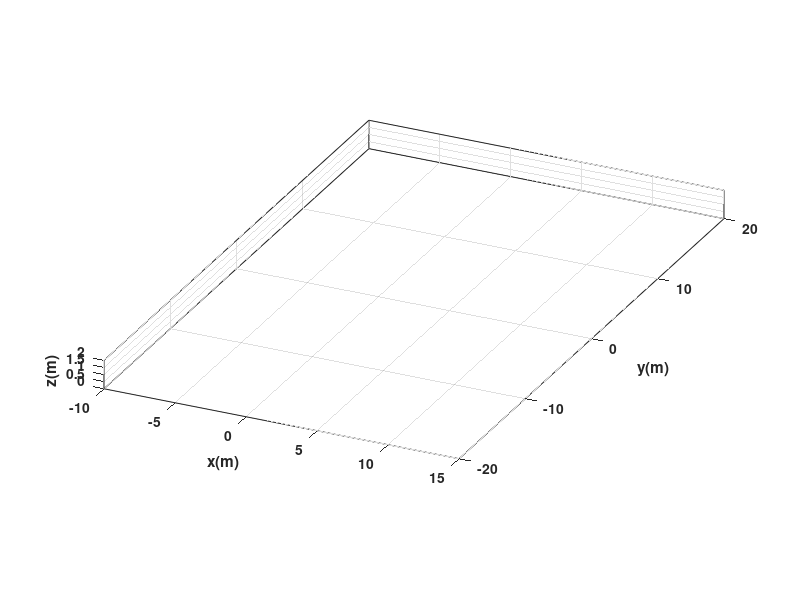

Reproduce this figure in MATLAB. (Note: this script raises an error after producing the figure.)
clear
close all
clc

%%%%%%%%%%%%%%%%%%%%%%%%%%%%%% TIEMPO %%%%%%%%%%%%%%%%%%%%%%%%%%%%%%%%%%%%%

tf = 12;             
ts = 0.1;            
t = 0: ts: tf;       
N = length(t);       

%%%%%%%%%%%%%%%%%%%%%%%% CONDICIONES INICIALES %%%%%%%%%%%%%%%%%%%%%%%%%%%%

x1 = zeros(1,N+1);  
y1 = zeros(1,N+1);  
phi = zeros(1,N+1); 

x1(1) = -6;              
y1(1) = -12;              
phi(1) = 0.4636;             

%%%%%%%%%%%%%%%%%%%%%%%%%%%% PUNTO DE CONTROL %%%%%%%%%%%%%%%%%%%%%%%%%%%%%

hx = zeros(1,N+1);  
hy = zeros(1,N+1);  

hx(1) = x1(1);
hy(1) = y1(1);

%%%%%%%%%%%%%%%%%%%%%% VELOCIDADES DE REFERENCIA %%%%%%%%%%%%%%%%%%%%%%%%%%

u = zeros(1,N); 
w = zeros(1,N); 

for k = 1:N
    
    tk = t(k);
    
    % -------- TRAMO 1 --------
    % Función y(t) = 2(t - 6)
    % Función x(t) = t - 6
    % t = [0 a 5]

    if tk <= 5
       
        dx = 1; 
        dy = 2;
        a = dy / dx;
        da = 0;
        
        u(k) = sqrt(dx^2 + dy^2);
        w(k) = (da / (1 + a^2));
        
            
    % -------- TRAMO 2 --------
    % Función y(t) = 2(t - 6) + 1
    % Función x(t) = t - 6
    % t = [5 a 7]

    elseif tk < 7
        
        dx = 1; 
        dy = 2;
        a = dy / dx;
        da = 0;
        
        u(k) = sqrt(dx^2 + dy^2);
        w(k) = (da / (1 + a^2));
    
    % -------- TRAMO 3 --------
    % Función y(t) = -(t - 6) + 4
    % Función x(t) = t - 6
    % t = [7 a 10]

    elseif tk < 10
        
        dx = 1;
        dy = -1;
        a = dy / dx;
        da = 0;
        
        u(k) = sqrt(dx^2 + dy^2);
        w(k) = (da / (1 + a^2));
            
    % -------- TRAMO 4 --------
    % Función y(t) = (t - 6) - 1 
    % Función x(t) = t - 6
    % t = [10 a infinito]
        
    else
        
        dx = 1;
        dy = 1;
        a = dy / dx;
        da = 0;

        u(k) = sqrt(dx^2 + dy^2);
        w(k) = (da / (1 + a^2));
        
    end
    
end

%%%%%%%%%%%%%%%%%%%%%%%%% BUCLE DE SIMULACION %%%%%%%%%%%%%%%%%%%%%%%%%%%%%

for k=1:N 
    
    phi(k+1)=phi(k)+w(k)*ts;
    
    xp1=u(k)*cos(phi(k+1)); 
    yp1=u(k)*sin(phi(k+1));

    x1(k+1)=x1(k) + xp1*ts; 
    y1(k+1)=y1(k) + yp1*ts; 
    
    hx(k+1)=x1(k+1); 
    hy(k+1)=y1(k+1);

end

%%%%%%%%%%%%%%%%%%%%%%%%%%%%% SIMULACION 3D %%%%%%%%%%%%%%%%%%%%%%%%%%%%%%%

scene=figure;
set(scene,'Color','white');
set(gca,'FontWeight','bold');
sizeScreen=get(0,'ScreenSize');
set(scene,'position',sizeScreen);
camlight('headlight');
axis equal;
grid on;
box on;
xlabel('x(m)'); ylabel('y(m)'); zlabel('z(m)');

view([25 25]);
axis([-10 15 -20 20 0 2]);
scale = 1;
MobileRobot_5;
H1=MobilePlot_4(x1(1),y1(1),phi(1),scale);hold on;

H2=plot3(hx(1),hy(1),0,'r','lineWidth',2);

step=1;

for k=1:step:N

    delete(H1);    
    delete(H2);
    
    H1=MobilePlot_4(x1(k),y1(k),phi(k),scale);
    H2=plot3(hx(1:k),hy(1:k),zeros(1,k),'r','lineWidth',2);
    
    pause(ts);

end

%%%%%%%%%%%%%%%%%%%%%%%%%%%%% GRAFICAS %%%%%%%%%%%%%%%%%%%%%%%%%%%%

graph=figure;
set(graph,'position',sizeScreen);

subplot(211)
plot(t,u,'b','LineWidth',2),grid on
xlabel('Tiempo [s]'),ylabel('m/s'),legend('u')

subplot(212)
plot(t,w,'r','LineWidth',2),grid on
xlabel('Tiempo [s]'),ylabel('[rad/s]'),legend('w')
